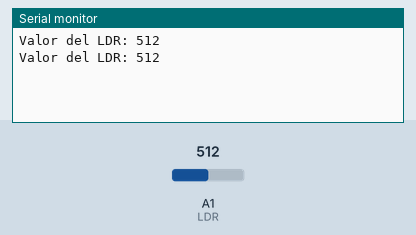
Simulated run of this sketch. Board: Arduino Uno, built with avr-gcc and run on an emulated ATmega328P. Parts: the last lines printed to the serial monitor. The test bench sets the inputs (shaded band); at power-on: A1 (LDR) = 512.

Above: at 1.8 s.
1.9 s: A1 (LDR) set to 716
At 2.8 s:
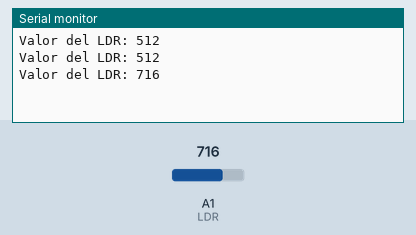
3.4 s: A1 (LDR) set to 900
At 4.8 s:
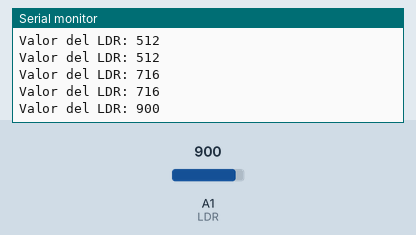
Timing chart, 0 to 6.4 s (numbered marks = the images above; inputs shaded):
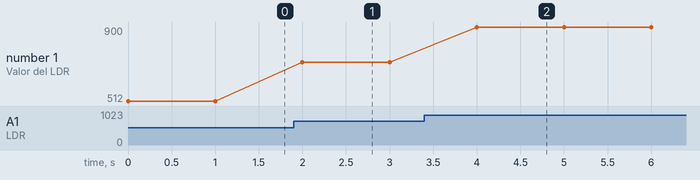

Measured:
- after the input at 1.9 s, the serial monitor: prints a new line after 0.10 s (image 1)
- after the input at 3.4 s, the serial monitor: prints a new line after 0.60 s (image 2)
- plotted number 1: 512 → 716 after the input at 1.9 s, 716 → 900 after the input at 3.4 s

The sketch:

ejemplo_LDR.ino
```cpp
//Sensor de Luz, LDR
#define LDR A1

int intensidadLuz;

void setup() {
  Serial.begin(9600);

  pinMode(LDR, INPUT);
}

void loop() {
  /******** EJEMPLO Luminosidad/LDR ***********/
  Serial.print("Valor del LDR: ");
  intensidadLuz = analogRead(LDR);
  Serial.println(intensidadLuz);

  delay(1000);
}
```
